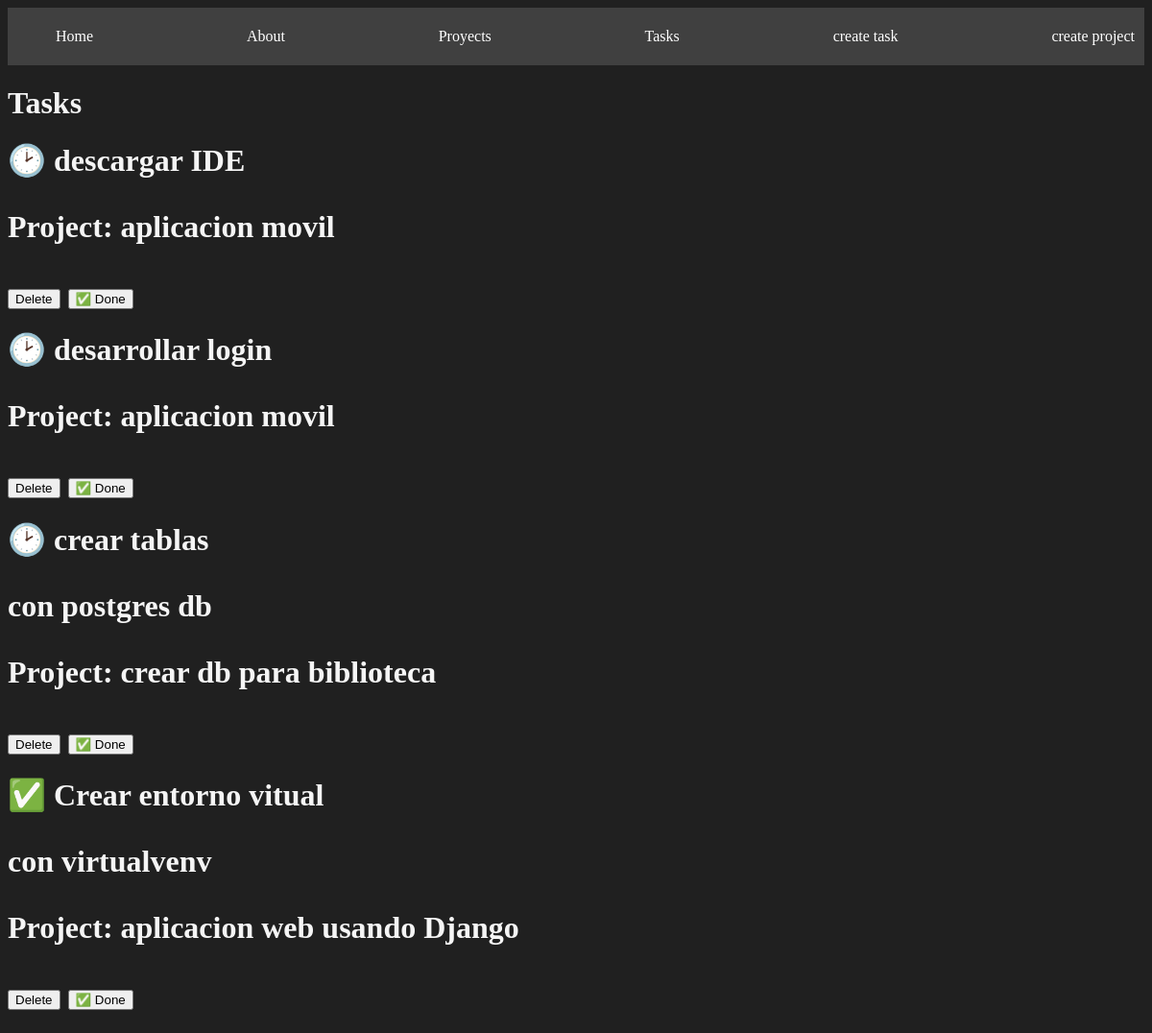
/tasks/, run on an earlier commit of the app's database.
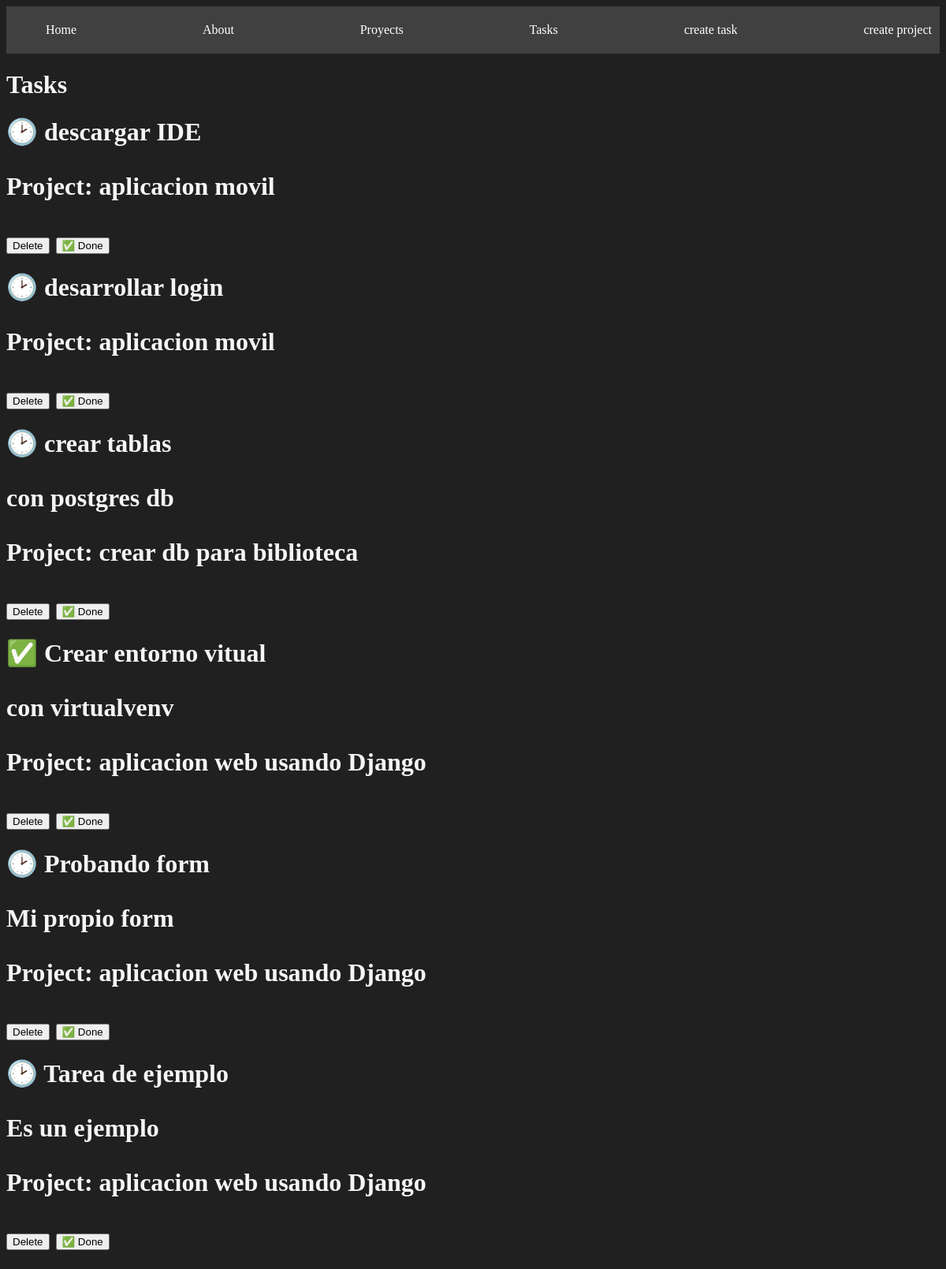
And on a later commit of the database.
### myapp/models.py (models this page shows, shortened)
class task(models.Model):
	title= models.CharField(max_length=200)
	description=models.TextField()
	project=models.ForeignKey(Project, on_delete=models.CASCADE)
	done = models.BooleanField(default=False)

class Project(models.Model):
	name= models.CharField(max_length=200)

### myapp/views.py (the view)
# urls.py: path('tasks/', views.tasks, name="tasks"),
def tasks(request):
	tasks = task.objects.all()
	return render(request, 'tasks.html', {
		'tasks': tasks
		})

### myapp/templates/tasks.html
{% extends 'layouts/base.html' %}
{% block content %}
<h1>Tasks</h1>
{% for task in tasks %}
<div>
	<h1>{% if task.done == False %} 🕑 {% else %} ✅ {% endif %} {{task.title}}</h>
	<p>{{task.description}}</p>
	<p>Project: {{task.project.name}}</p>
	<button>
		Delete
	</button>
	<button>
		✅ Done
	</button>
</div>
{% endfor %}
{% endblock %}

### myapp/templates/layouts/base.html (shortened to what this page needs)
{% load static %}
<!DOCTYPE html>
<html>
<head>
	<link rel="stylesheet" href="{% static '/styles/main.css' %}">
</head>
<body>
	<nav class="navbar container">
	<ul>
		<li>
			<a href= "{% url 'index' %}">Home</a>
		</li>
		<li>
			<a href= "{% url 'about' %}">About</a>
		</li>
		<li>
			<a href= "{% url 'projects' %}">Proyects</a>
		</li>
		<li>
			<a href="{% url 'tasks' %}">Tasks</a>
		</li>
		<li>
			<a href="{% url 'create_task' %}">create task</a>
		</li>
		<li>
			<a href= "{% url 'create_project' %}">create project</a>
		</li>
	</ul>
</nav>
	<main class="container">
		{% block content %}
		{% endblock %}
	</main>
</body>
</html>

### myapp/static/styles/main.css (style rules this page uses)
body { background: #202020; color: whitesmoke; }
.navbar { background: #404040; padding: 5px 10px; }
.navbar ul { display:flex; justify-content: space-between; }
.navbar ul li { list-style: none; }
.navbar ul li a { color: white; text-decoration: none; }
.container { max-width: 1200px; margin: auto; padding: 20px 10; }

What changed in the data, as far as the page shows it:
added task: title "Probando form", description "Mi propio form", project.name "aplicacion web usando Django"
added task: title "Tarea de ejemplo", description "Es un ejemplo", project.name "aplicacion web usando Django"
